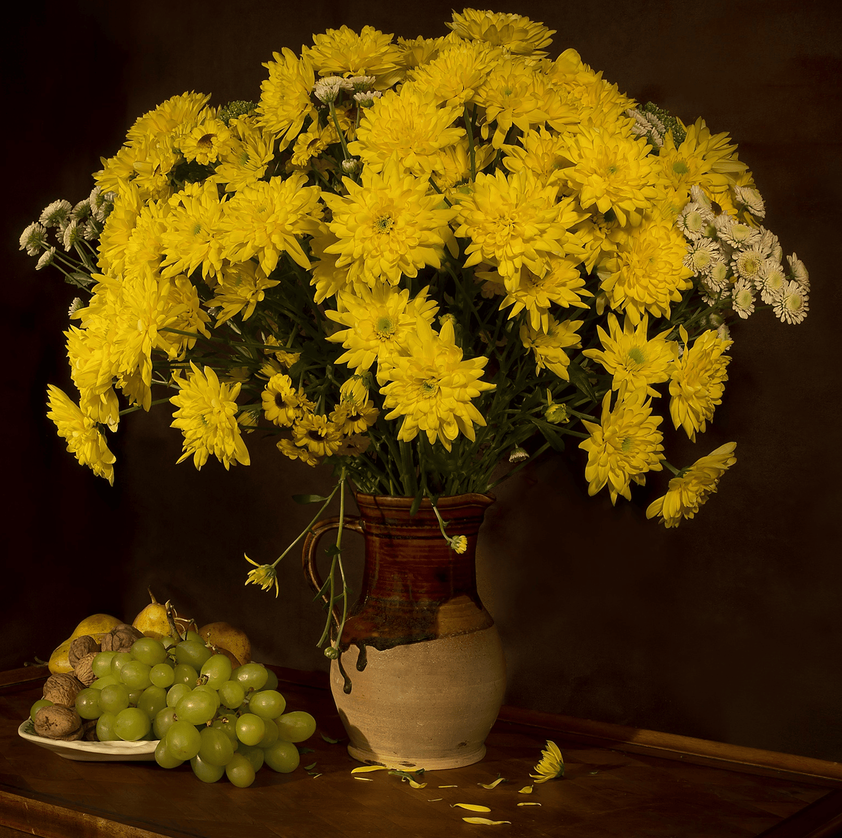
#> input picture Assignment 1/Part3/A/flower.png, 842 x 838 px, shrunk from 1544 x 1536 before the run
$ python main.py
#> lines starting #> are read from the running program, lines starting #| are printed output that depends on the picture
import numpy as np
from math import exp, sqrt, pi
from PIL import Image

def Kernel1D(Sigma, KernelSize):
    kernel = np.zeros(KernelSize)
    center = KernelSize // 2
    SumVal = 0.0
    for i in range(0,KernelSize,1):
        x = i - center
        kernel[i] = exp(-0.5 * (x**2) / (Sigma**2))
        SumVal += kernel[i]
    kernel /= SumVal
    return kernel

def Apply1DFilter(InputImage, Kernel):

    h, w = InputImage.shape[:2]
    padding = len(Kernel) // 2
    Answer = np.zeros_like(InputImage)

    for i in range(0,h,1):
        print("i:",i)
        for j in range(0,w,1):
            SumVal = 0.0
            for k in range(-padding, padding + 1):
                if 0 <= j + k < w:
                    SumVal += InputImage[i, j + k]*Kernel[k + padding]
            Answer[i, j] = SumVal

    return Answer

def GaussianFilterWithSeparableKernal(ImagePath, sigma):

#> called with ImagePath = 'flower.png', sigma = 5
    image = np.array(Image.open(ImagePath))
#> image is the input picture: shape (838, 842, 3); mean R, G, B 83.5, 58.3, 7.5
    h,w = image.shape[:2]
#> h = 838; w = 842
    Image2D = np.zeros((h, w), dtype=image.dtype)

    for i in range(h):
        for j in range(w):
            Image2D[i,j] = np.mean(image[i,j])
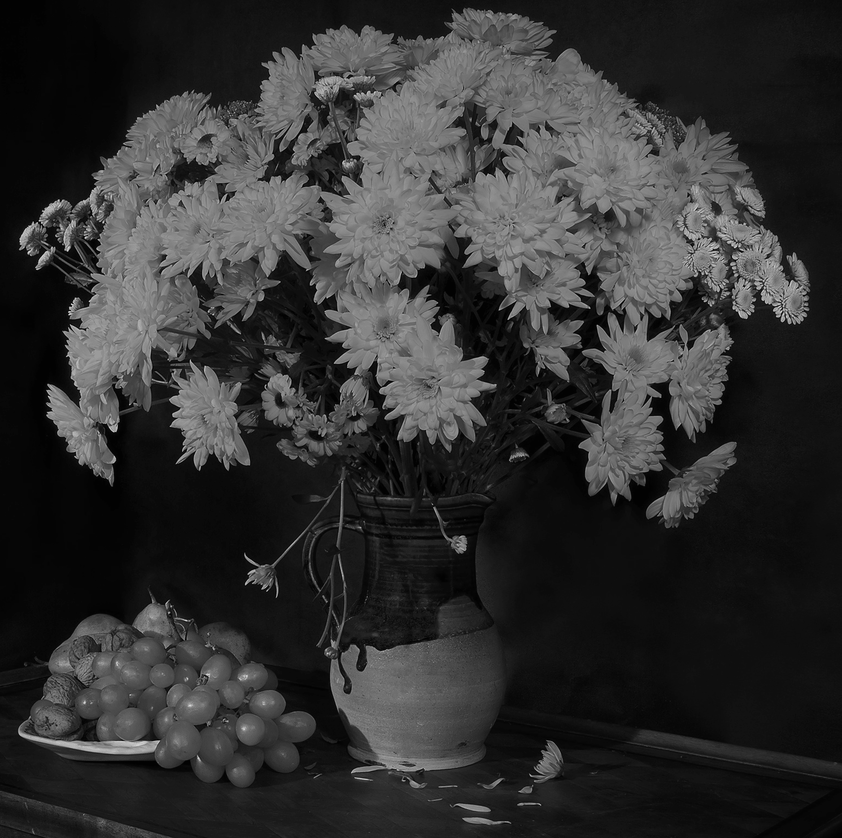
#> Image2D: shape (838, 842); min 0, max 223, mean 49.4

    KernelSize = int(2 * round(3 * sigma) + 1)
    GaussianKernel = Kernel1D(sigma, KernelSize)

    FilteredImage = Apply1DFilter(Image2D, GaussianKernel)
#> after the loop in Apply1DFilter, `for i in range(0,h,1):`:
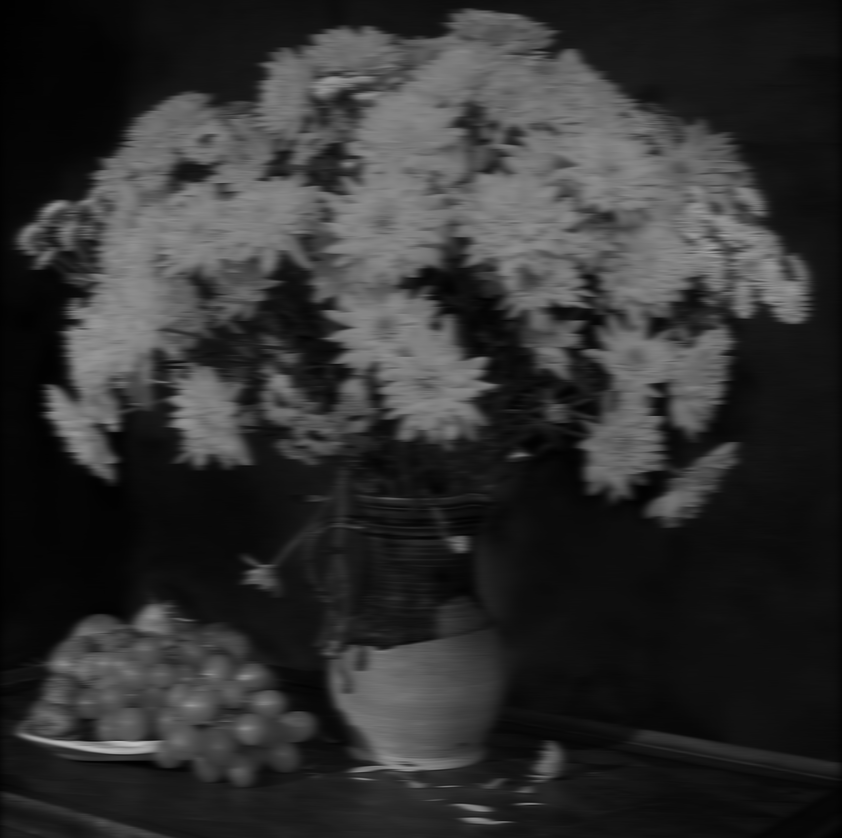
#> Answer: shape (838, 842); min 1, max 191, mean 48.9
    FilteredImage = Apply1DFilter(FilteredImage.T, GaussianKernel).T
#> after the loop in Apply1DFilter (call 2), `for i in range(0,h,1):`:
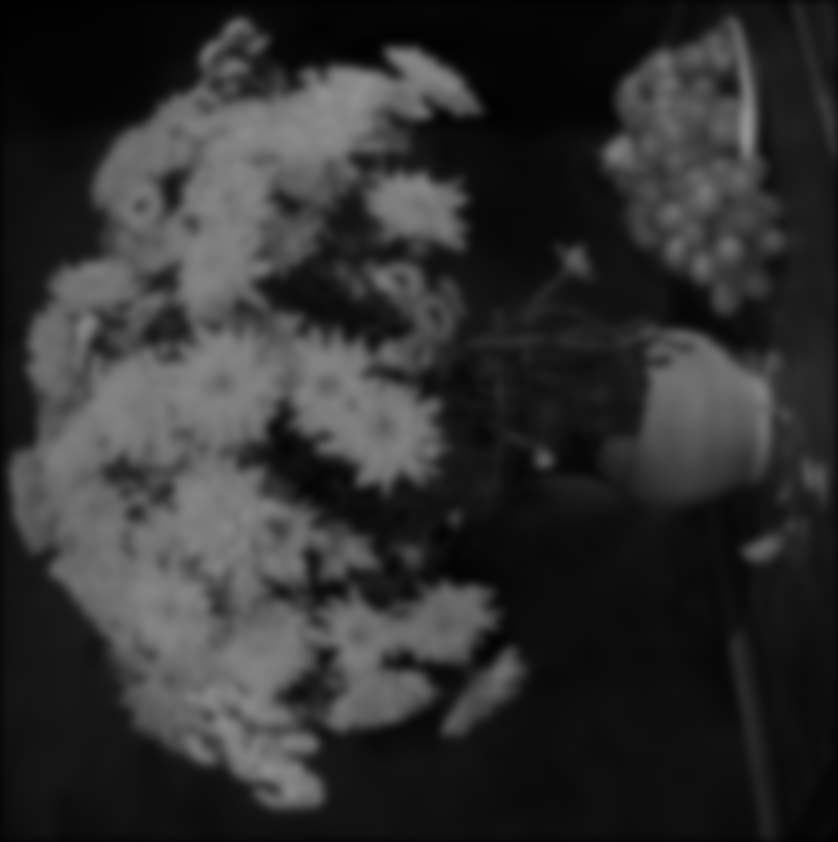
#> Answer: shape (842, 838); min 0, max 145, mean 48.3

    FilteredImage = np.clip(FilteredImage, 0, 255).astype(np.uint8)
    FilteredImage = Image.fromarray(FilteredImage)
    FilteredImage.save('Sigma5.png')
    print("Filtered image saved")


GaussianFilterWithSeparableKernal('flower.png', 5.0)
